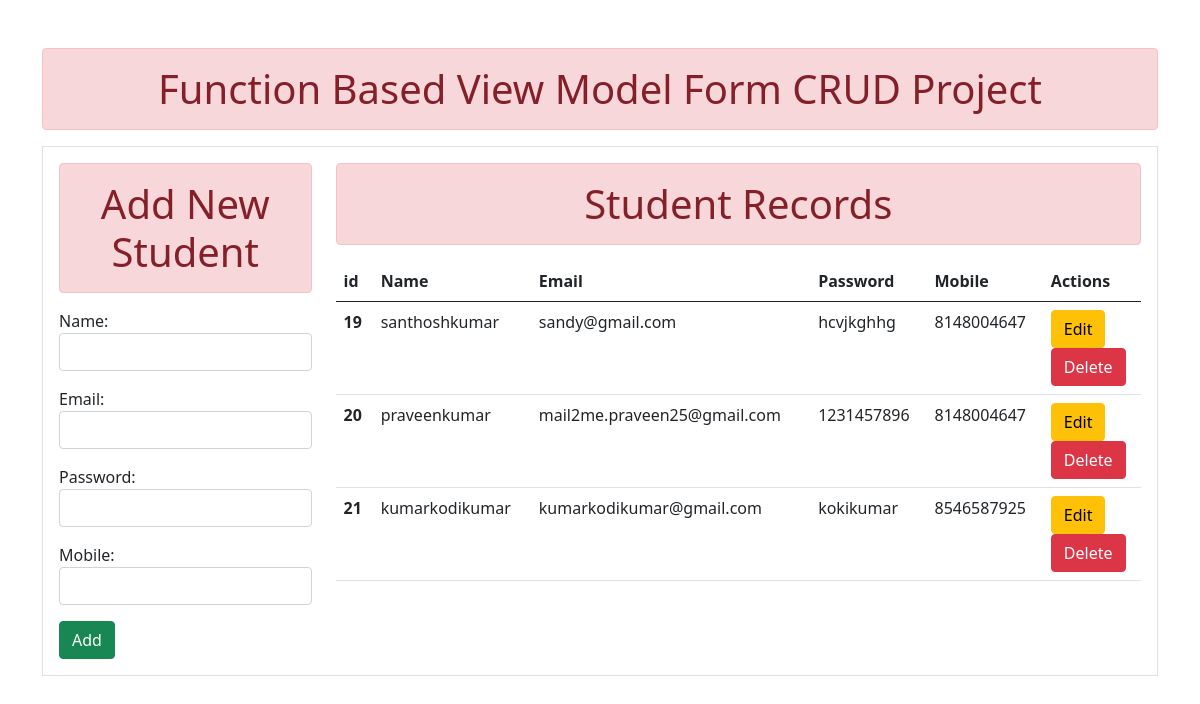
Screenshot of /c/ with the database file from the repository.
### std/models.py (models this page shows, shortened)
class student(models.Model):
    name = models.CharField(max_length=50)
    email=models.EmailField()
    password=models.CharField(max_length=10)
    createdat=models.DateTimeField(auto_now_add=True)
    mobile=models.IntegerField()

### std/views.py (the view)
# urls.py: path('c/',views.add,name='create'),
def add(request):
    if request.method=='POST':
        form=StudentForm(request.POST)
        if form.is_valid():
            form.save()
        name=form.cleaned_data.get('name')
        return redirect('create')
    else:
        form=StudentForm()
        st=student.objects.all()
    return render(request,'std/create.html',{'form':form,'st':st})

### std/forms.py
class StudentForm(forms.ModelForm):
    class Meta:
        model=student
        fields=['name','email','password','mobile']
        widgets={
            'name':forms.TextInput(attrs={'class':'form-control'}),
            'email':forms.EmailInput(attrs={'class':'form-control'}),
            'password':forms.PasswordInput(render_value=True,attrs={'class':'form-control'}),
            'mobile':forms.NumberInput(attrs={'class':'form-control','max_length':10}),
        }

### std/templates/std/create.html (shortened to what this page needs)
{%extends 'std/base.html'%}
{%block content%}
<div class="contianer-sm p-3 my-3 border ">
<div class="row">
    <div class="col-sm-3">
        <h1 class="text-center alert alert-danger">Add New Student</h1>
        <form   method="POST">
            {{form.as_p}}
            <button type="submit" class="btn btn-success">Add</button>
        </form>
    </div>
    <div class="col-sm-9">
        <h1 class="text-center alert alert-danger">Student Records</h1>
        {%if st%}
        <table class="table table-hover">
            <thead>
              <tr>
                <th scope="col">id</th>
                <th scope="col">Name</th>
                <th scope="col">Email</th>
                <th scope="col">Password</th>
                <th scope="col">Mobile</th>
                <th scope="col">Actions</th>
              </tr>
            </thead>
            <tbody>
              {%for s in st%}
              <tr>
                <th scope="row">{{s.id}}</th>
                <td>{{s.name}}</td>
                <td>{{s.email}}</td>
                <td>{{s.password}}</td>
                <td>{{s.mobile}}</td>
                <td>
                  <a href={%url 'Update' s.id %} class="btn btn-warning" '>Edit</button></a>
                    <form action={% url 'Delete' s.id %}    method="POST">{%csrf_token%}
                      <button type="submit" class="btn btn-danger">Delete</button>
                    </form>
                  </td>
              </tr>
              {%endfor%}
            </tbody>
          </table>
        {%else%}
        <h4 class="text-center">No Records Found</h4>
        {%endif%}
      </div>
{%endblock content%}

### std/templates/std/base.html (shortened to what this page needs)
<!DOCTYPE html>
<html lang="en">
{%load static %}
<head>
    <link rel="stylesheet" href="{%static 'std/css/bootstrap.css'%}">
</head>
<body>
    <div class="container mt-5">
        <h1 class="text-center alert alert-danger">Function Based View Model Form CRUD Project</h1>
        {%block content%}
        {%endblock content%}
    </div>
</body>
</html>

### rows the page displays
student: id "19", name "santhoshkumar", email "sandy@gmail.com", password "hcvjkghhg", mobile "8148004647"
student: id "20", name "praveenkumar", email "mail2me.praveen25@gmail.com", password "1231457896", mobile "8148004647"
student: id "21", name "kumarkodikumar", email "kumarkodikumar@gmail.com", password "kokikumar", mobile "8546587925"
